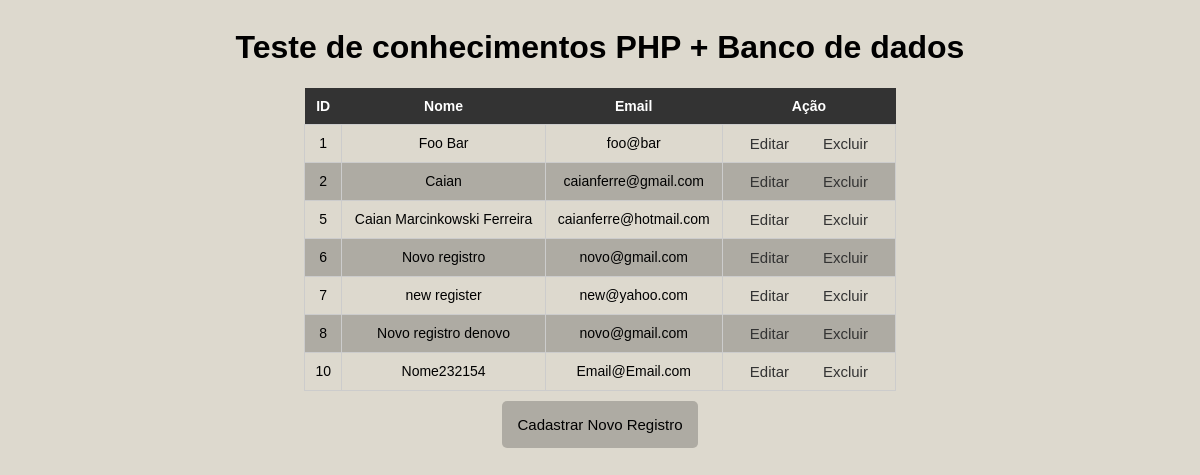
Before: / with the older database file.
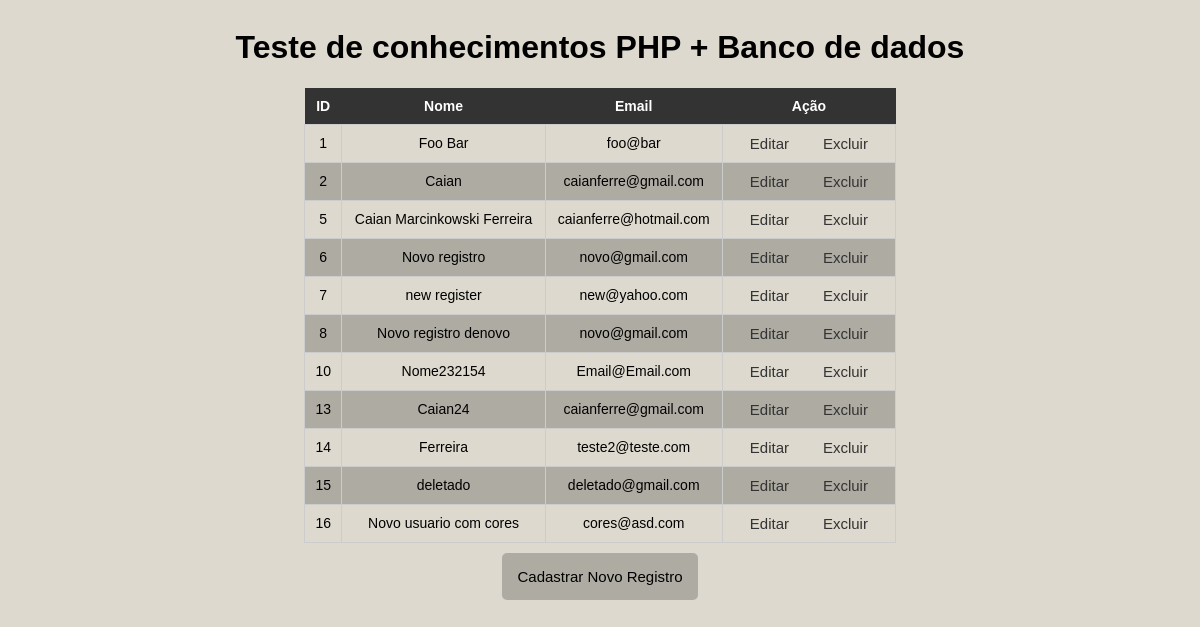
After: the same page with the newer database file.
### tables this page shows
CREATE TABLE users(
    id INTEGER PRIMARY KEY,
    name varchar(100) NOT NULL,
    email varchar(100) NOT NULL
);

### connection.php (called while the page is built, shortened)
<?php
class Connection {
    private $databaseFile;
    private $connection;
    public function __construct()
    {
        $this->databaseFile = realpath(__DIR__ . "/database/db.sqlite");
    }
    private function connect()
    {
        return $this->connection = new PDO("sqlite:{$this->databaseFile}");
    }
    public function getConnection()
    {
        return $this->connection ?: $this->connection = $this->connect();
    }
    public function query($query)
    {
        $result      = $this->getConnection()->query($query);
        $result->setFetchMode(PDO::FETCH_INTO, new stdClass);
        return $result;
    }
}

### index.php (the view)
<!DOCTYPE html>
<html>
<head>
    <link rel="stylesheet" type="text/css" href="style/style.css">
</head>
<body>
    <?php
    require 'connection.php';
    $connection = new Connection();
    $users = $connection->query("SELECT * FROM users");
    echo "
            <h1>Teste de conhecimentos PHP + Banco de dados</h1>
            <table class='styled-table'>
                <tr>
                    <th>ID</th>
                    <th>Nome</th>
                    <th>Email</th>
                    <th>Ação</th>
                </tr>
        ";
    foreach($users as $user) {
        echo sprintf("<tr>
                          <td>%s</td>
                          <td>%s</td>
                          <td>%s</td>
                          <td>
                            <a href='crud/edit/edit.php?id=%s'>Editar</a>
                            <a href='crud/delete/delete.php?id=%s'>Excluir</a>
                        </td>
                    </tr>",
        $user->id, $user->name, $user->email, $user->id, $user->id);
    }
    echo "</table>";
    echo '
        <form action="crud/create/create.php" method="post">
            <input type="submit" value="Cadastrar Novo Registro">
        </form>
    ';
    ?>
</body>
</html>

### style/style.css (style rules this page uses)
body { background-color: #ddd9ce; display: flex; flex-direction: column; align-items: center; justify-content: flex-start; height: 100vh; margin: 5; }
.styled-table { width: 50%; border-collapse: collapse; font-size: 14px; text-align: center; }
.styled-table th { background-color: #333; color: white; text-align: left; padding: 10px; text-align: center; font-family: Arial, Helvetica, sans-serif; }
.styled-table td { border: 1px solid #ccc; padding: 10px; font-family: Arial, Helvetica, sans-serif; }
.styled-table tr:nth-child(odd) { background-color: #00000036; }
input { border-radius: 5px; padding: 15px; border: none; outline: none; font-size: 15px; margin: 10px; background-color: #00000036; }
a { font-family: Arial, Helvetica, sans-serif; font-size: 15px; color: #333; margin: 15px; text-decoration: none; }
h1 { font-family: Arial, Helvetica, sans-serif; }

Changed rows visible on the page:
added users: id "13", name "Caian24", email "caianferre@gmail.com"
added users: id "14", name "Ferreira", email "teste2@teste.com"
added users: id "15", name "deletado", email "deletado@gmail.com"
added users: id "16", name "Novo usuario com cores", email "cores@asd.com"
